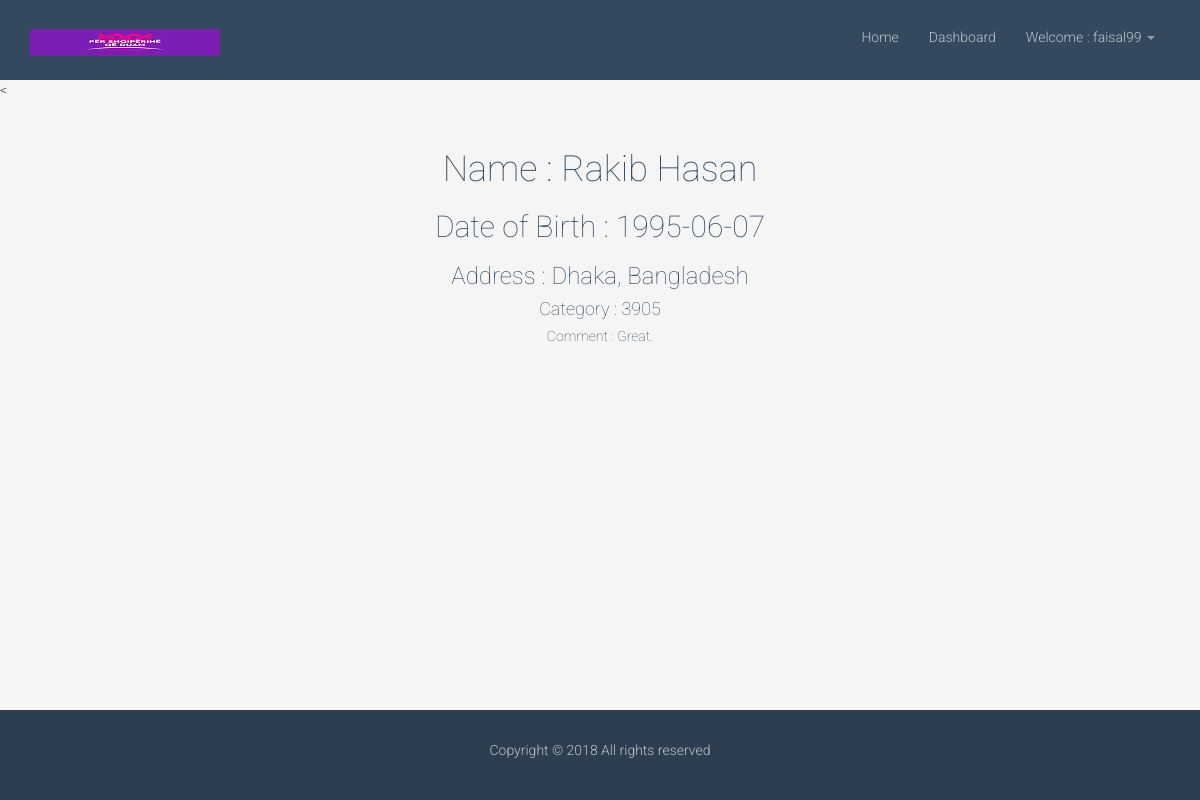
The app's page /userdetails.php?id=27 (signed in) with its own data.
### tables this page shows
CREATE TABLE `tbl_users` (
  `id` int(16) NOT NULL,
  `username` varchar(255) NOT NULL,
  `password` varchar(255) NOT NULL,
  `first_name` varchar(255) NOT NULL,
  `surname` varchar(255) NOT NULL,
  `date_of_birth` varchar(255) NOT NULL,
  `address` varchar(255) NOT NULL,
  `category` varchar(256) NOT NULL,
  `comment` varchar(256) NOT NULL,
  `group_id` int(16) NOT NULL DEFAULT '0',
  `business_id` int(16) NOT NULL DEFAULT '0',
  `comment_id` int(16) NOT NULL DEFAULT '0'
);

### lib/Database.php (called while the page is built, shortened)
<?php
Class Database{
	public $host   = DB_HOST;
	public $user   = DB_USER;
	public $pass   = DB_PASS;
	public $dbname = DB_NAME;
	public $link;
	private function connectDB(){
	$this->link = new mysqli($this->host, $this->user, $this->pass, $this->dbname);
 }
	public function select($query){
		$result = $this->link->query($query) or die($this->link->error.__LINE__);
		if($result->num_rows > 0){
			return $result;
		} else {
			return false;
		}
	}
}

### userdetails.php (the view, shortened to what this page needs)
<?php include 'inc/header.php';?>
  <?php
   if (isset($_GET['id'])) {
      $id = $_GET['id'];
    }
  ?>
<
<section class="homepage">
<div class="container">
            <div class="row">
        <div class="col-md-12">
        <?php
                $query = "select * from tbl_users where id='$id'";
                $singleuser = $db->select($query);
                if($singleuser){
                while ($result = $singleuser->fetch_assoc()) {
                ?>
      <center><h1>Name : <?php echo $result['first_name'].' '.$result['surname']; ?></h1></center>
      <center><h2>Date of Birth : <?php echo $result['date_of_birth']; ?></h2></center>
      <center><h3>Address : <?php echo $result['address']; ?></h2></center>
      <center><h4>Category : <?php echo $result['category']; ?></h2></center>
      <center><h5>Comment : <?php echo $result['comment']; ?></h2></center>
      <?php } } ?>
      </div>
      </div>
        </div>
    </section>
<?php include 'inc/footer.php';?>

### css/main.css (style rules this page uses)
body { padding-top: 80px; color: #34495e; background: #f5f5f5; font-family: 'Roboto', sans-serif; font-weight: 300; }
h1, h2, h3, h4, h5, h6 { font-family: 'Roboto', sans-serif; font-weight: 400; }
.row > div { margin-bottom: 10px; }
html, body { margin:0; height:100%; }
.homepage { margin:30px 0px; }
article, aside, details, figcaption, figure, footer, header, hgroup, main, menu, nav, section, summary { display: block; }
* { box-sizing: border-box; }
.container { padding-right: 15px; padding-left: 15px; margin-right: auto; margin-left: auto; }
.row { margin-right: -15px; margin-left: -15px; }
.col-lg-1, .col-lg-10, .col-lg-11, .col-lg-12, .col-lg-2, .col-lg-3, .col-lg-4, .col-lg-5, .col-lg-6, .col-lg-7, .col-lg-8, .col-lg-9, .col-md-1, .col-md-10, .col-md-11, .col-md-12, .col-md-2, .col-md-3, .col-md-4, .col-md-5, .col-md-6, .col-md-7, .col-md-8, .col-md-9, .col-sm-1, .col-sm-10, .col-sm-11, .col-sm-12, .col-sm-2, .col-sm-3, .col-sm-4, .col-sm-5, .col-sm-6, .col-sm-7, .col-sm-8, .col-sm-9, .col-xs-1, .col-xs-10, .col-xs-11, .col-xs-12, .col-xs-2, .col-xs-3, .col-xs-4, .col-xs-5, .col-xs-6, .col-xs-7, .col-xs-8, .col-xs-9 { position: relative; min-height: 1px; padding-right: 15px; padding-left: 15px; }
h1 { margin-top: 0.67em; margin-right: 0px; margin-bottom: 0.67em; margin-left: 0px; font-size: 30px; }
.h1, .h2, .h3, .h4, .h5, .h6, h1, h2, h3, h4, h5, h6 { font-family: inherit; font-weight: 500; line-height: 1.1; color: inherit; }
.h1, .h2, .h3, h1, h2, h3 { margin-top: 20px; margin-bottom: 10px; }
.h1, h1 { font-size: 36px; }
h1, h2, h3, h4, h5, h6 { font-weight: 100; }

### records on screen
tbl_users: first_name "Rakib", surname "Hasan", date_of_birth "1995-06-07", address "Dhaka, Bangladesh", category "3905", comment "Great."

### other values on screen
Session::get('username') "faisal99"
